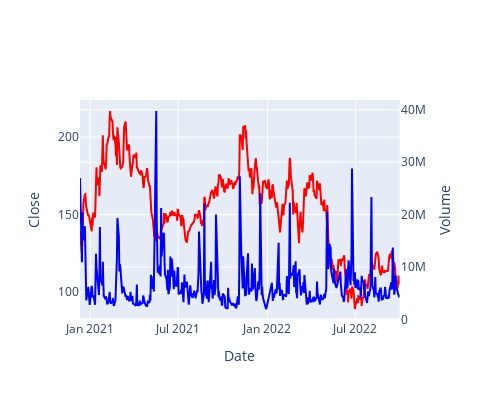

Notebook code for this chart:
### Code cell
#plotly로 2중축 차트
from plotly.subplots import make_subplots  #여러개의 서프플롯 합치기
fig=make_subplots(specs=[[{"secondary_y":True}]]) #2dimension list로 spec 지정, 오른쪽 y축 추가

#축설정
sub_fig_1=px.line(df_abnb, x='Date',y='Close')
sub_fig_1.update_traces(line_color='red')   # //왼쪽 y축

sub_fig_2=px.line(df_abnb, x='Date',y='Volume')
sub_fig_2.update_traces(line_color='blue')
sub_fig_2.update_traces(yaxis='y2') #y축(secondary_y)에 매핑하도록 지정.

fig.add_traces(sub_fig_1.data+sub_fig_2.data)

#레이블설정

fig.layout.xaxis.title='Date'
fig.layout.yaxis.title='Close'
fig.layout.yaxis2.title='Volume'


fig.update_layout(width=500, height=400)

### Figure 1 — Plotly figure (JSON) as saved in the notebook; plotly's stock layout.template omitted (floating-point values rounded to 4 significant figures; data arrays with more than 128 entries replaced by an {"elided": "..."} marker saying what was removed)
{"data": [{"hovertemplate": "Date=%{x}<br>Close=%{y}<extra></extra>", "legendgroup": "", "line": {"color": "red", "dash": "solid"}, "marker": {"symbol": "circle"}, "mode": "lines", "name": "", "orientation": "v", "showlegend": false, "type": "scatter", "x": {"elided": "454 str values"}, "xaxis": "x", "y": {"elided": "454 float values"}, "yaxis": "y"}, {"hovertemplate": "Date=%{x}<br>Volume=%{y}<extra></extra>", "legendgroup": "", "line": {"color": "blue", "dash": "solid"}, "marker": {"symbol": "circle"}, "mode": "lines", "name": "", "orientation": "v", "showlegend": false, "type": "scatter", "x": {"elided": "454 str values"}, "xaxis": "x", "y": {"elided": "454 int values"}, "yaxis": "y2"}], "layout": {"height": 400, "width": 500, "xaxis": {"anchor": "y", "domain": [0, 0.94], "title": {"text": "Date"}}, "yaxis": {"anchor": "x", "domain": [0, 1], "title": {"text": "Close"}}, "yaxis2": {"anchor": "x", "overlaying": "y", "side": "right", "title": {"text": "Volume"}}}}
